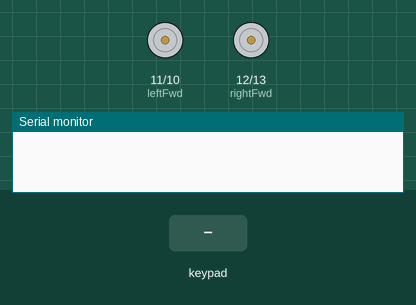
This sketch was run on a simulated Arduino Uno, built with avr-gcc and run on an emulated ATmega328P. Shown: motor-driver pin pairs drawn as motors (green arrow = first pin HIGH = forward, orange = second pin HIGH = backward, longer = more drive), the last lines printed to the serial monitor. The inputs (shaded band) are chosen by the test bench.

Above: at 1.2 s.
1.3 s: key '2' pressed
At 2.0 s:
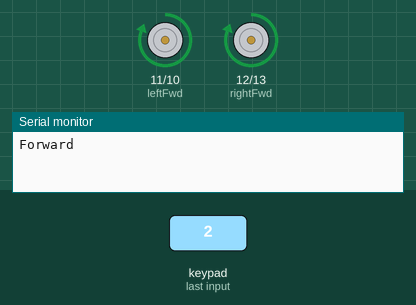
2.8 s: keypad keys 9 8 7 6 pressed 0.4 s apart
At 5.1 s:
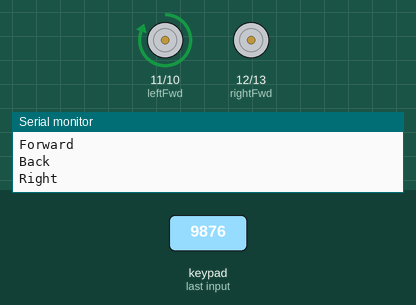
5.9 s: key '4' pressed
At 6.6 s:
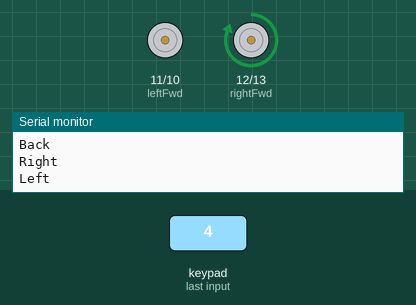
7.4 s: key '6' pressed
At 7.7 s:
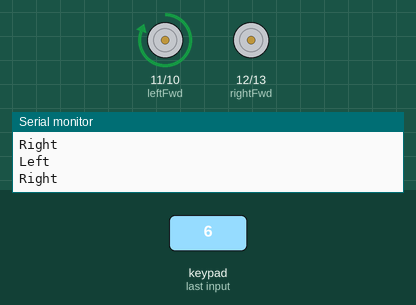
8.9 s: key '8' pressed
At 10.3 s:
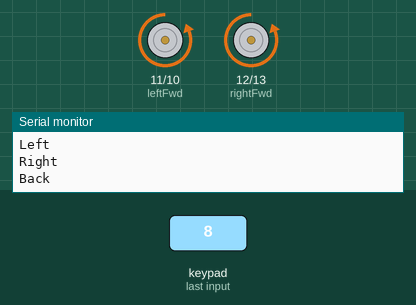
Timing chart, 0 to 11.4 s (numbered marks = the images above; inputs shaded):
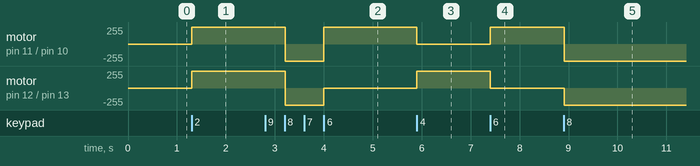

The sketch:

Keypad_Robot_Car.ino
```cpp
#include <Keypad.h>

// two DC motors through the L293D, driven from a 4x4 keypad
// 2 = forward, 8 = back, 4 = left, 6 = right, 0 = stop

const byte ROWS = 4;
const byte COLS = 4;

char keys[ROWS][COLS] = {
  {'1', '2', '3', 'A'},
  {'4', '5', '6', 'B'},
  {'7', '8', '9', 'C'},
  {'*', '0', '#', 'D'}
};

byte rowPins[ROWS] = {9, 8, 7, 6};
byte colPins[COLS] = {5, 4, 3, 2};

Keypad kpd = Keypad(makeKeymap(keys), rowPins, colPins, ROWS, COLS);

// left motor on 11 (forward) and 10 (back)
// right motor on 12 (forward) and 13 (back)
int leftFwd = 11;
int leftBack = 10;
int rightFwd = 12;
int rightBack = 13;

void setup() {
  Serial.begin(9600);
  pinMode(leftFwd, OUTPUT);
  pinMode(leftBack, OUTPUT);
  pinMode(rightFwd, OUTPUT);
  pinMode(rightBack, OUTPUT);
}

void loop() {
  char key = kpd.getKey();

  if (key == '2') {
    Serial.println("Forward");
    drive(HIGH, LOW, HIGH, LOW);
  }
  if (key == '8') {
    Serial.println("Back");
    drive(LOW, HIGH, LOW, HIGH);
  }
  if (key == '4') {
    Serial.println("Left");
    drive(LOW, LOW, HIGH, LOW);    // only right motor runs
  }
  if (key == '6') {
    Serial.println("Right");
    drive(HIGH, LOW, LOW, LOW);    // only left motor runs
  }
  if (key == '0') {
    Serial.println("Stop");
    drive(LOW, LOW, LOW, LOW);
  }
}

void drive(int lf, int lb, int rf, int rb)
{
  digitalWrite(leftFwd, lf);
  digitalWrite(leftBack, lb);
  digitalWrite(rightFwd, rf);
  digitalWrite(rightBack, rb);
}
```

Measured:
- after the input at 1.3 s, motor on pin 11 (leftFwd) / pin 10 (leftBack), motor on pin 12 (rightFwd) / pin 13 (rightBack): stopped → forward 255/255 at once
- after the input at 2.8 s, motor on pin 11 (leftFwd) / pin 10 (leftBack): forward 255/255 → backward 255/255 after 0.41 s, → forward 255/255 0.80 s later; motor on pin 12 (rightFwd) / pin 13 (rightBack): forward 255/255 → backward 255/255 after 0.41 s, → stopped 0.80 s later
- after the input at 5.9 s, motor on pin 11 (leftFwd) / pin 10 (leftBack): forward 255/255 → stopped at once; motor on pin 12 (rightFwd) / pin 13 (rightBack): stopped → forward 255/255 at once
- after the input at 7.4 s, motor on pin 11 (leftFwd) / pin 10 (leftBack): stopped → forward 255/255 at once; motor on pin 12 (rightFwd) / pin 13 (rightBack): forward 255/255 → stopped at once
- after the input at 8.9 s, motor on pin 11 (leftFwd) / pin 10 (leftBack): forward 255/255 → backward 255/255 at once; motor on pin 12 (rightFwd) / pin 13 (rightBack): stopped → backward 255/255 at once
